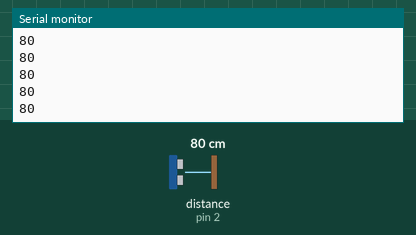
This sketch was run on a simulated Arduino Uno, built with avr-gcc and run on an emulated ATmega328P. Parts: the last lines printed to the serial monitor. Wiring (inferred from the names in the program): ultrasonic range finder: trigger pin 3; echo pin 2. Inputs (shaded band) come from the test bench; at power-on: distance to the obstacle (sensor on pin 2) 80 cm. The echo pulse lasts 58.3 µs per cm.

Above: at 1.2 s.
1.3 s: distance to the obstacle (sensor on pin 2) set to 2 cm
At 2.2 s:
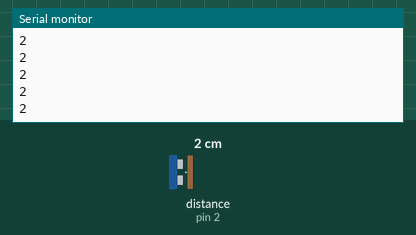
2.8 s: distance to the obstacle (sensor on pin 2) set to 4 cm
At 3.4 s:
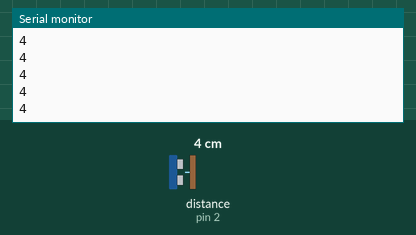
Timing chart, 0 to 5.8 s (numbered marks = the images above; inputs shaded):
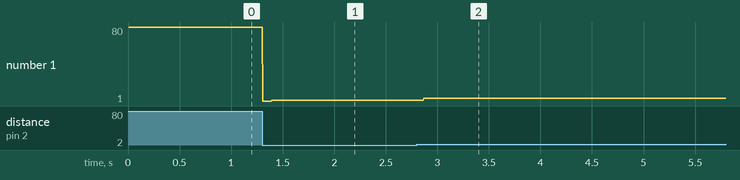

The sketch:

Sensor_Ultrasonico_HCSR04.ino
```cpp
const byte trigg = 3;
const byte echo = 2;


void setup() {
  Serial.begin(9600);
  pinMode(trigg, OUTPUT);
  pinMode(echo, INPUT);

  digitalWrite(trigg, LOW);


}

void loop() {
  Serial.println(mideDistancia());

}

int mideDistancia(){
  gatillo();
  long tiempo = pulseIn(echo, HIGH);
  int distancia = tiempo / 58;
  return distancia;
  }

void gatillo(){
  digitalWrite(trigg, HIGH);
  delayMicroseconds(10);
  digitalWrite(trigg, LOW);

  }
```

Measured:
- after the input at 1.3 s, the serial monitor: prints a new line at once (image 1)
- after the input at 2.8 s, the serial monitor: prints a new line after 0.07 s (image 2)
- plotted number 1: 80 → 2 after the input at 1.3 s, 2 → 4 after the input at 2.8 s
